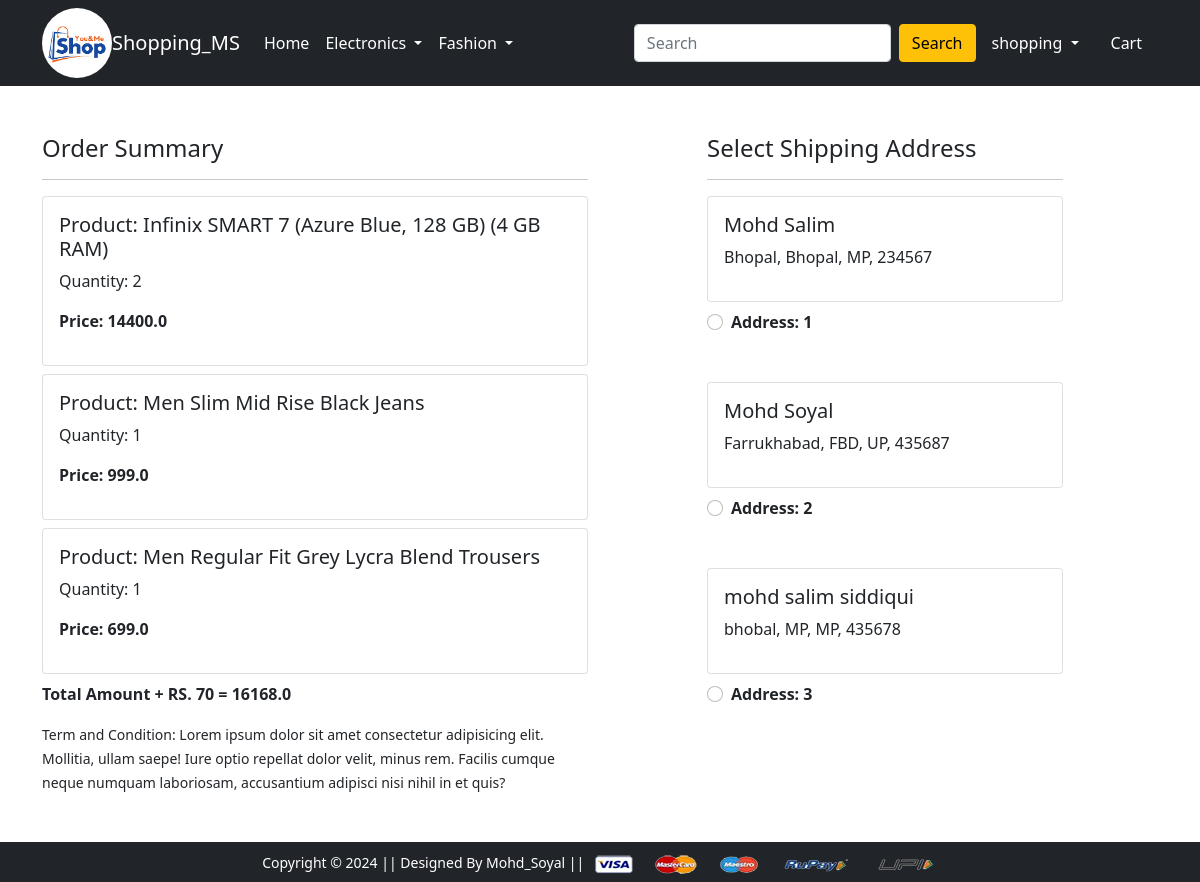
Screenshot of /checkout/ (signed in) with the database file from the repository.
### online_Store/models.py (models this page shows, shortened)
class Cart(models.Model):
    user =models.ForeignKey(User ,on_delete=models.CASCADE)
    product=models.ForeignKey(Product,on_delete=models.CASCADE)
    quantity=models.PositiveIntegerField(default=1)
    @property
    def total(self):
        return self.quantity * self.product.selling_price

class Product(models.Model):
    title=models.CharField(max_length=200)
    selling_price=models.FloatField()
    discount_price=models.FloatField()
    discription=models.TextField(default='null')
    brand=models.CharField(max_length=200)
    category=models.CharField(choices=Category_Choice ,max_length=200)
    img=models.ImageField(upload_to='static')

class Custumer(models.Model):
    user = models.ForeignKey(User, on_delete=models.CASCADE)
    name = models.CharField(max_length=200)
    locality = models.CharField(max_length=200)
    city = models.CharField(max_length=50)
    zipcode = models.IntegerField()
    state = models.CharField(choices=State_choice, max_length=2)

### online_Store/views.py (the view)
# urls.py: path('checkout/', views.checkout, name='checkout'),
@login_required(login_url='login')
def checkout(request):
 user = request.user
 add=Custumer.objects.filter(user=user)
 cart_item = Cart.objects.filter(user=user)
 amount =0
 shipping_amount = 70.0
 totalamount = 0.0
 cart_product =[p for p in Cart.objects.all() if p.user==request.user]
 if cart_product:
     for p in cart_product:
         tempamount = (p.quantity * p.product.selling_price)
         amount += tempamount
         totalamount = amount + shipping_amount
 return render(request, 'checkout.html',{'add':add,'totalamount':totalamount,'cart_item':cart_item})

### template/checkout.html (shortened to what this page needs)
{% extends 'base.html' %}
{% load static %}
{% block main-content %}
<div class="container">
  <div class="row mt-5">
    <div class="col-sm-6">
      <h4>Order Summary</h4>
      <hr>
      {% for cart in cart_item %}
      <div class="card mb-2">
        <div class="card-body">
          <h5>Product: {{cart.product.title}}</h5>
          <p>Quantity: {{cart.quantity}}</p>
          <p class="fw-bold">Price: {{cart.total}}</p>
        </div>
      </div>
      {% endfor %}
      <p class="fw-bold">Total Amount + RS. 70 = {{totalamount}} </p>
      <small>Term and Condition: Lorem ipsum dolor sit amet consectetur adipisicing elit. Mollitia, ullam saepe! Iure
        optio repellat dolor velit, minus rem. Facilis cumque neque numquam laboriosam, accusantium adipisci nisi nihil
        in et quis?</small>
    </div>
    <div class="col-sm-4 offset-sm-1">
      <h4>Select Shipping Address</h4>
      <hr>
      <form action="paymentdone" method="GET" id="myform">
        {% for ad in add %}
        <div class="card">
          <div class="card-body">
            <h5>{{ ad.name }}</h5>
            <p>{{ ad.locality }}, {{ ad.city }}, {{ ad.state }}, {{ ad.zipcode }}</p>
          </div>
        </div>
        <div class="form-check mt-2 mb-5">
          <input class="form-check-input" type="radio" name="custid" id="custadd{{forloop.counter}}"
            value="{{ ad.id }}">
          <label class="form-check-label fw-bold" for="custadd{{forloop.counter}}">
            Address: {{ forloop.counter }}
          </label>
        </div>
        {% endfor %}
      </form>
    </div>
  </div>
</div>
{% endblock main-content %}

### template/base.html (shortened to what this page needs)
<!doctype html>
{% load static %}
<html lang="en">
<head>
  <link href="https://cdn.jsdelivr.net/npm/bootstrap@5.0.0-beta1/dist/css/bootstrap.min.css" rel="stylesheet"
>
  <link rel="stylesheet" href="{% static 'css/owl.carousel.min.css' %}">
  <link rel="stylesheet" href="{% static 'css/all.min.css' %}">
  <link rel="stylesheet" href="{% static 'css/style.css' %}">
</head>
<body>
  <nav class="navbar navbar-expand-lg navbar-dark bg-dark">
    <div class="container">
      <img src="{% static 'images/logo.png' %}" alt="" srcset="" style="height: 70px; border-radius: 100%;">
      <a class="navbar-brand" href="/">Shopping_MS</a>
      <div class="collapse navbar-collapse" id="navbarSupportedContent">
        <ul class="navbar-nav me-auto mb-2 mb-lg-0">
          <li class="nav-item">
            <a class="nav-link active" aria-current="page" href="/">Home</a>
          </li>
          <li class="nav-item dropdown">
            <a class="nav-link dropdown-toggle text-white" href="#" id="electronicsDropdown" role="button"
              data-bs-toggle="dropdown" aria-expanded="false">
              Electronics
            </a>
          </li>
          <li class="nav-item dropdown">
            <a class="nav-link dropdown-toggle text-white" href="#" id="fashionDropdown" role="button"
              data-bs-toggle="dropdown" aria-expanded="false">
              Fashion
            </a>
          </li>
        </ul>
        <form class="d-flex" action="{% url 'search' %}">
          <input class="form-control me-2" type="search" placeholder="Search" aria-label="Search" name="search">
          <button class="btn btn-warning" type="submit">Search
          </button>
        </form>
        <div>
          <ul class="navbar-nav me-auto mb-2 mb-lg-0">
            {% if user.is_authenticated %}
            <li class="nav-item dropdown mx-2">
              <a class="nav-link dropdown-toggle text-white" href="#" id="profileDropdown" role="button"
                data-bs-toggle="dropdown" aria-expanded="false">
                {{user}}
              </a>
            </li>
            <li class="nav-item mx-2">
              <a href="{% url 'showcart' %}" class="nav-link text-white"> Cart
              </a>
            </li>
            {% endif %}
          </ul>
        </div>
      </div>
    </div>
  </nav>
  {% block main-content %} {% endblock main-content %}
  <footer class="container-fluid bg-dark text-center p-2 mt-5">
    <small class="text-white">Copyright &copy; 2024 || Designed By Mohd_Soyal || </small>
    <img src="{% static 'images/payment.png' %}" alt="" srcset="" class="img-fluid" height="2px">
  </footer>
</body>
</html>

### rows the page displays
Cart: product "Infinix SMART 7 (Azure Blue, 128 GB) (4 GB RAM)", quantity "2", total "14400.0"
Cart: product "Men Slim Mid Rise Black Jeans", quantity "1", total "999.0"
Cart: product "Men Regular Fit Grey Lycra Blend Trousers", quantity "1", total "699.0"
Custumer: name "Mohd Salim", locality "Bhopal", city "Bhopal", state "MP", zipcode "234567"
Custumer: name "Mohd Soyal", locality "Farrukhabad", city "FBD", state "UP", zipcode "435687"
Custumer: name "mohd salim siddiqui", locality "bhobal", city "MP", state "MP", zipcode "435678"

### other values shown
{{ user }} "shopping"
{{ totalamount }} "16168.0"
